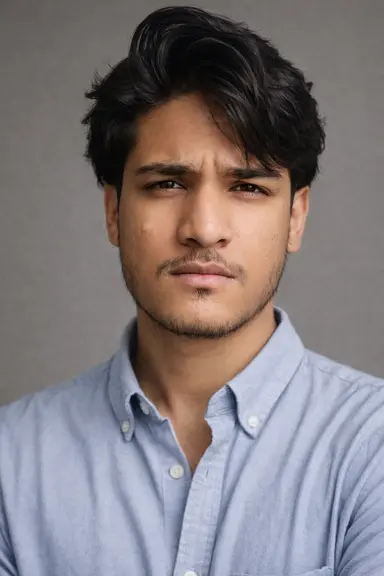
#> input picture assets/source-photo.webp, 384 x 576 px
$ python prep_photo.py
#> lines starting #> are read from the running program, lines starting #| are printed output that depends on the picture
#> in prepare_portrait, opened is the input picture: PIL image 384x576 RGB; mean R, G, B 129.5, 122, 124.5
#!/usr/bin/env python3
"""Prepare the supplied portrait for high-contrast ASCII conversion."""

from __future__ import annotations

import argparse
from pathlib import Path

import cv2
import numpy as np
from PIL import Image, ImageOps


ROOT = Path(__file__).resolve().parents[1]
DEFAULT_INPUT = ROOT / "assets" / "source-photo.webp"
DEFAULT_OUTPUT = ROOT / "assets" / "source-prepped.png"
TARGET_SIZE = (500, 560)


def _center_crop(image: Image.Image, aspect: float = 0.89) -> Image.Image:
#> called with aspect = 0.89
    width, height = image.size
#> width = 384; height = 576
    current = width / height
#> current = 0.667
    if current < aspect:
        new_height = int(width / aspect)
#> new_height = 431
        top = max(0, int((height - new_height) * 0.02))
#> top = 2
        bottom = min(height, top + new_height)
#> bottom = 433
        top = bottom - new_height
        return image.crop((0, top, width, bottom))
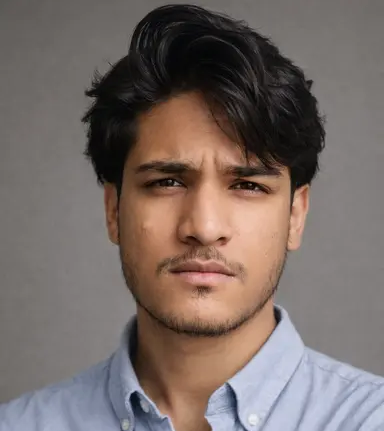
#> returned value: PIL image 384x431 RGB; mean R, G, B 119.6, 107.2, 102.6
    new_width = int(height * aspect)
    left = (width - new_width) // 2
    return image.crop((left, 0, left + new_width, height))


def _remove_background(rgb: np.ndarray) -> tuple[np.ndarray, str]:
    try:
        from rembg import remove  # type: ignore

        cutout = remove(Image.fromarray(rgb).convert("RGBA"))
        alpha = np.asarray(cutout.getchannel("A"), dtype=np.float32) / 255.0
        foreground = np.asarray(cutout.convert("RGB"), dtype=np.uint8)
        return np.dstack((foreground, alpha)), "rembg"
    except (ImportError, RuntimeError, OSError):
        mask = np.zeros(rgb.shape[:2], dtype=np.uint8)
        background_model = np.zeros((1, 65), np.float64)
        foreground_model = np.zeros((1, 65), np.float64)
        height, width = rgb.shape[:2]
        rectangle = (max(2, width // 30), max(2, height // 80), width - width // 15, height - height // 35)
        cv2.grabCut(rgb, mask, rectangle, background_model, foreground_model, 7, cv2.GC_INIT_WITH_RECT)
        alpha = np.where((mask == cv2.GC_FGD) | (mask == cv2.GC_PR_FGD), 1.0, 0.0).astype(np.float32)
        alpha = cv2.GaussianBlur(alpha, (0, 0), 2.2)
        return np.dstack((rgb, alpha)), "opencv-grabcut"


def prepare_portrait(source: Path, output: Path, remove_background: bool = True) -> Path:
    if not source.is_file():
        raise FileNotFoundError(f"portrait source not found: {source}")
    with Image.open(source) as opened:
        image = ImageOps.exif_transpose(opened).convert("RGB")
    image = _center_crop(image).resize(TARGET_SIZE, Image.Resampling.LANCZOS)
    rgb = np.asarray(image, dtype=np.uint8)

    if remove_background:
        layered, method = _remove_background(rgb)
        foreground = layered[:, :, :3].astype(np.float32)
        alpha = layered[:, :, 3].astype(np.float32)
    else:
        foreground = rgb.astype(np.float32)
        alpha = np.ones(rgb.shape[:2], dtype=np.float32)
        method = "disabled"

    gray = cv2.cvtColor(foreground.astype(np.uint8), cv2.COLOR_RGB2GRAY)
    gray = cv2.createCLAHE(clipLimit=2.25, tileGridSize=(8, 8)).apply(gray)
    gray = cv2.GaussianBlur(gray, (0, 0), 0.45)
    gray = cv2.convertScaleAbs(gray, alpha=1.04, beta=7)
    composed = gray.astype(np.float32) * alpha + 255.0 * (1.0 - alpha)
    composed = np.clip(composed, 0, 255).astype(np.uint8)

    output.parent.mkdir(parents=True, exist_ok=True)
    temporary = output.with_suffix(output.suffix + ".tmp.png")
    Image.fromarray(composed, mode="L").save(temporary, format="PNG", optimize=True)
    temporary.replace(output)
    print(f"wrote {output}: {TARGET_SIZE[0]}x{TARGET_SIZE[1]} via {method}")
    return output


def main() -> int:
    parser = argparse.ArgumentParser(description=__doc__)
    parser.add_argument("source", nargs="?", type=Path, default=DEFAULT_INPUT)
    parser.add_argument("output", nargs="?", type=Path, default=DEFAULT_OUTPUT)
    parser.add_argument("--keep-background", action="store_true")
    args = parser.parse_args()
    prepare_portrait(args.source, args.output, remove_background=not args.keep_background)
#> (the call stopped at in _remove_background, `cutout = remove(Image.fromarray(rgb).convert("RGBA"))`: rembg is not available in this run)
    return 0


if __name__ == "__main__":
    raise SystemExit(main())
#> (the program exits here)
